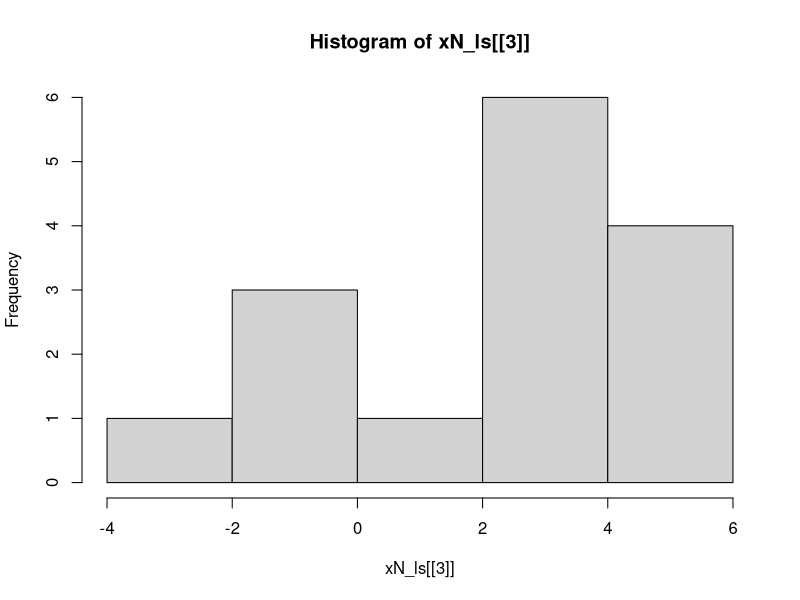
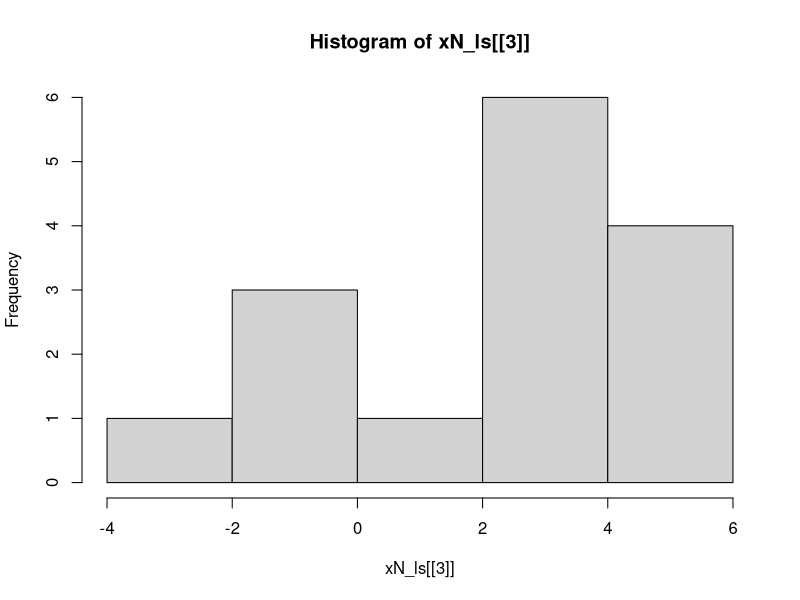

These figures' R source, in order:
## ---- chunk 1
knitr::opts_chunk$set(echo = TRUE)
## ---- chunk 2
xN_ls <- list(a = "Normal", b = c("mean = 2", "variance = 5"), c = c(rnorm(n =15, mean = 2, sd = sqrt(5))))
xN_ls[["d"]] <- hist(xN_ls[[3]])
## ---- chunk 3
xN_ls[1:2]
plot(xN_ls[[4]])
## ---- chunk 4
summary(xN_ls[[3]])
var(xN_ls[[3]])
